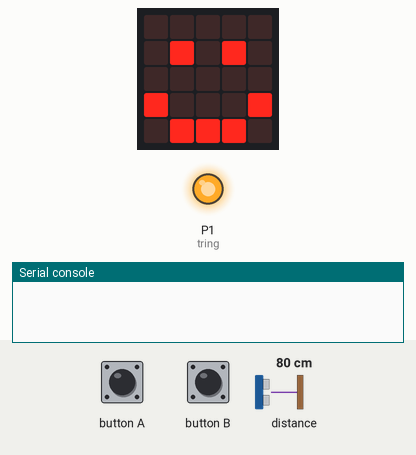
A program run on a simulated BBC micro:bit running MicroPython. Shown: the board's 5×5 LED display, output pins drawn as LEDs (lit = HIGH), the last lines printed to the serial console. The inputs (shaded band) are chosen by the test bench; at power-on: distance to the obstacle 80 cm. The echo pulse lasts 58.3 µs per cm; no radio messages arrive unless stated (any console line starting 'radio sent:' is added by the test bench); pins used as bus, display or sensor lines are not drawn.

Above: at 1.2 s.
1.3 s: button A pressed for 0.15 s
At 1.7 s:
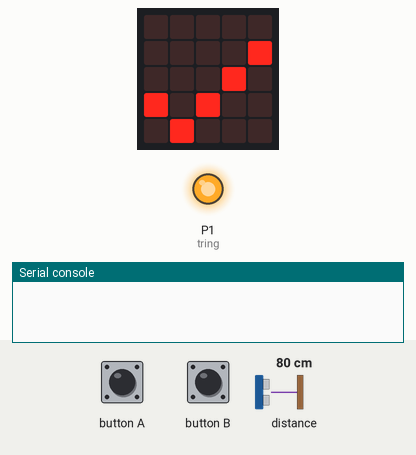
At 2.4 s:
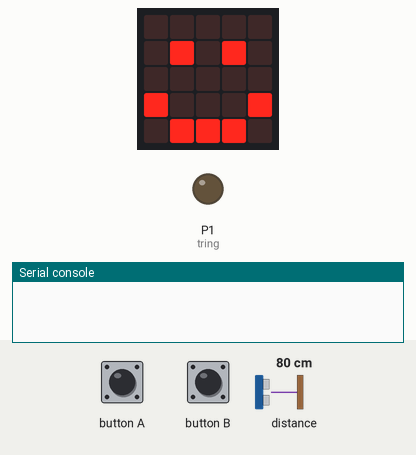
3.3 s: distance to the obstacle set to 12 cm
4.8 s: distance to the obstacle set to 9 cm
At 6.0 s:
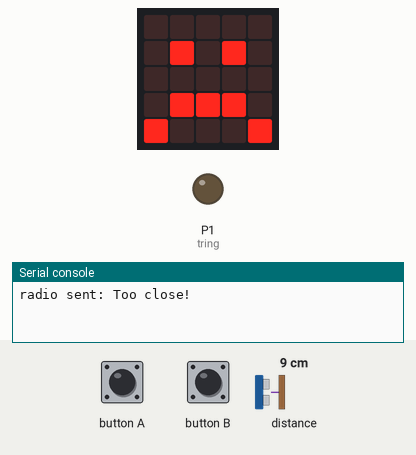
Timing chart, 0 to 7.8 s (numbered marks = the images above; inputs shaded):
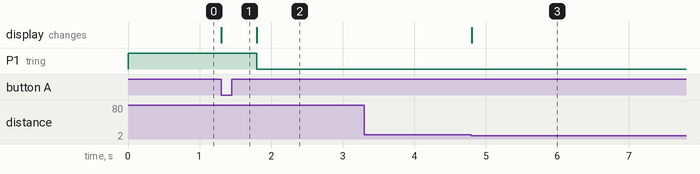

Measured:
- the behaviour switches between 11 and 10 cm on distance to the obstacle (found by bisection; images 2 and 3)
- after the input at 1.3 s, P1 (tring): HIGH → LOW after 0.50 s; the display: changes at once (image 1)
- after the input at 3.3 s, every drawn part: stays the same
- after the input at 4.8 s, the display: changes at once (image 3)

The program:

main.py
```python
"""
Created by: Ihor Chernyshev
Created on: Dec 2023
This program uses the bluetooth radios
"""

# importing libraries
from microbit import *
import radio
from machine import time_pulse_us

# variables
dist_cm = 0

# setup
radio.config(group=8)
display.clear()
display.show(Image.HAPPY)

# sonar
tring = pin1
echo = pin2

tring.write_digital(1)
echo.read_digital()

while True:
    # button A
    if button_a.was_pressed():
        display.show(Image.YES)
        sleep(500)
        display.show(Image.HAPPY)
        while True:
            # checks the distance
            tring.write_digital(1)
            tring.write_digital(0)
            micros = time_pulse_us(echo, 2)
            t_echo = micros / 1000000
            dist_cm = (t_echo / 2) * 34300
            if dist_cm > 10:
                display.show(Image.HAPPY)
            # sends info
            if dist_cm < 10:
                display.show(Image.SAD)
                radio.on()
                radio.send("Too close!")
                sleep(8800)
    # button B
    if button_b.was_pressed():
        display.show(Image.YES)
        sleep(500)
        display.show(Image.HAPPY)
        radio.on()
        # receives info
        while True:
            message = radio.receive()
            if message:
                display.scroll(str(message))
            display.show(Image.HAPPY)
```
